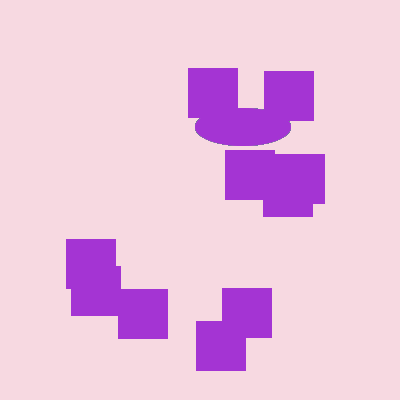
Frame 1 (no input)
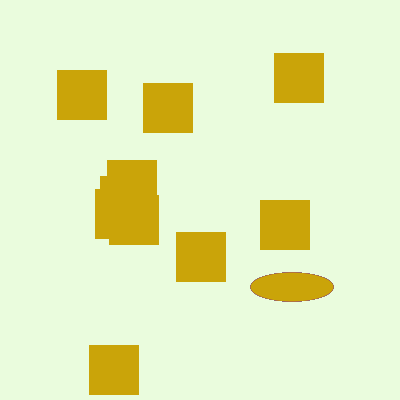
Frame 60 (the mouse pressed at the canvas centre just before this capture)
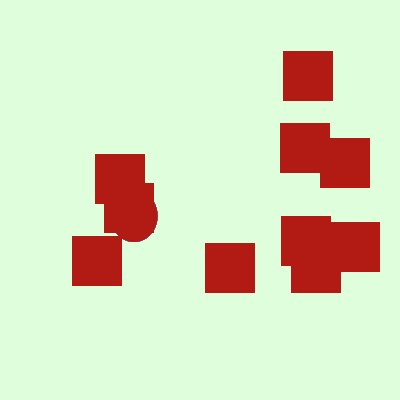
Frame 120 (the mouse held since frame 60 and released just before this capture)

The Processing sketch that drew these frames (run headless with seeded random() and noise(); from frame 60 on, the mouse is pressed at the canvas centre):

// Processing sketch: processing_133464
// ── processing_133464.pde

void setup(){  
  size(400, 400);
  frameRate(10);
}

void draw(){
  int position1 = (int)random(50, 350);
  int position2 = (int)random(50, 350);
  int size1     = (int)random(20, 100);
  int size2     = (int)random(20, 100);
  int x = 0;
  
  background((int)random(200, 255), (int)random(200,255), (int)random(200,255));
  
  while(x < 50) {
    noStroke();
    fill((int)random(255), (int)random(255), (int)random(255));
    ellipse(position1, position2, size1, size2);
    x++;
  }
  
  for(int i = 0; i < 10; i++){
     rect((int)random(50, 350), (int)random(50, 350), 50, 50);
  }  
}
